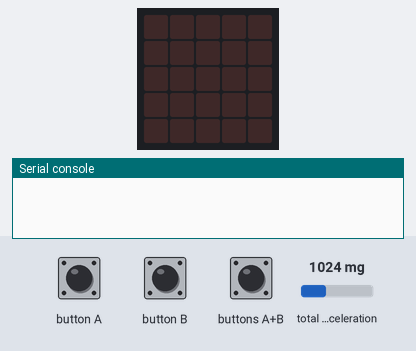
Bench run of a program on a simulated BBC micro:bit (MakeCode). On the bench: the board's 5×5 LED display, the last lines printed to the serial console. Inputs (shaded band) come from the test bench; at power-on: total acceleration 1024 mg. Data-log rows are listed on the console.

Above: at 1.2 s.
1.3 s: button A pressed for 0.15 s
At 1.8 s:
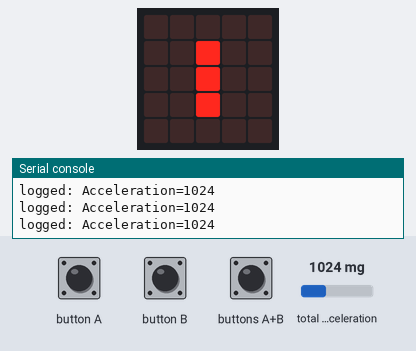
2.9 s: button B pressed for 0.15 s
At 4.1 s:
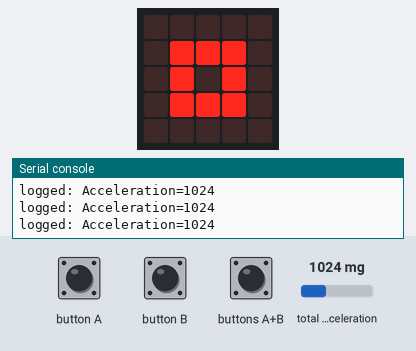
5.9 s: buttons A+B pressed for 0.15 s
At 6.5 s:
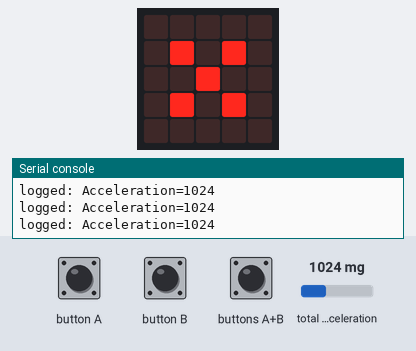
8.9 s: buttons A+B pressed for 1 s
Timing chart, 0 to 11.9 s (numbered marks = the images above; inputs shaded):
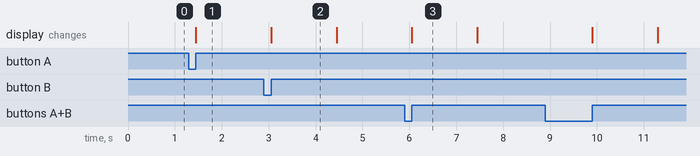

The program:

main.ts
```typescript
let datalogningsStatus = 0
input.onButtonPressed(Button.A, function () {
    datalogningsStatus = 1
    basic.showLeds(`
        . . . . .
        . . # . .
        . . # . .
        . . # . .
        . . . . .
        `)
})
input.onButtonPressed(Button.AB, function () {
    datalogger.deleteLog()
    basic.showLeds(`
        . . . . .
        . # . # .
        . . # . .
        . # . # .
        . . . . .
        `)
    basic.pause(1000)
    basic.clearScreen()
})
input.onButtonPressed(Button.B, function () {
    if (datalogningsStatus == 1) {
        datalogningsStatus = 0
    }
    basic.showLeds(`
        . . . . .
        . # # # .
        . # . # .
        . # # # .
        . . . . .
        `)
    basic.pause(1000)
    basic.clearScreen()
})
loops.everyInterval(100, function () {
    if (datalogningsStatus == 1) {
        datalogger.log(datalogger.createCV("Acceleration", input.acceleration(Dimension.Strength)))
    }
})
```

test.ts
```typescript
// test ender her, dette bliver ikke kompileret, når denne pakke bruges som en udvidelse.
```

Measured:
- after the input at 1.3 s, the display: changes after 0.15 s (image 1)
- after the input at 2.9 s, the display: changes after 0.15 s (image 2)
- after the input at 5.9 s, the display: changes after 0.15 s (image 3)
- what the display in image 2 shows lasts 1.4 s, from 3.1 s to 4.5 s
